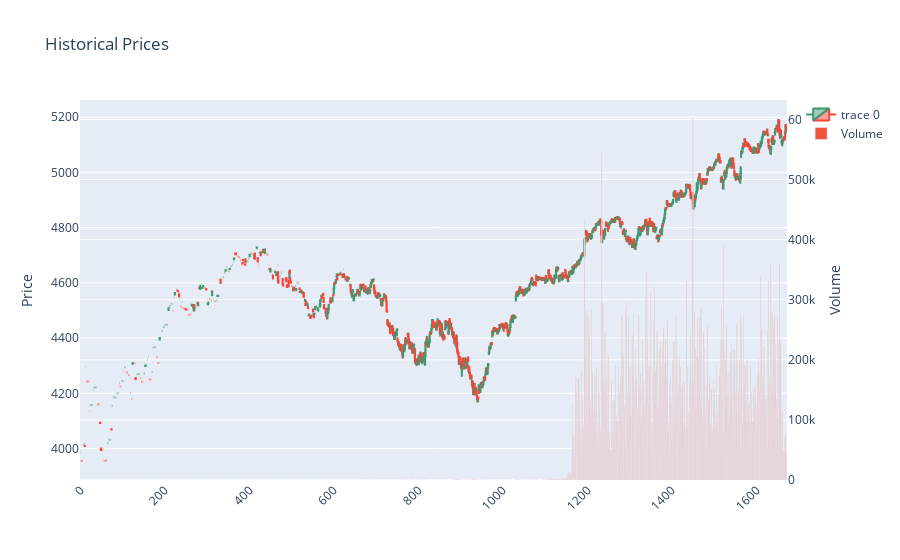

Notebook source saved alongside this figure:
### Code cell
import plotly.graph_objects as go

df['date'] = pd.to_datetime(df['date'], utc=True)

# set to US/Central timezone
df['date'] = df['date'].dt.tz_convert('US/Central')

# Create a hover text string that includes date and prices for each point
hover_texts = df['date'].dt.strftime('%Y-%m-%d %H:%M') + '<br>Open: ' + df['open'].astype(str) + '<br>High: ' + df['high'].astype(str) + '<br>Low: ' + df['low'].astype(str) + '<br>Close: ' + df['close'].astype(str)

# Create an interactive candlestick chart using Plotly with custom hover text
fig = go.Figure(data=[go.Candlestick(x=df.index,
                                     open=df['open'],
                                     high=df['high'],
                                     low=df['low'],
                                     close=df['close'],
                                     hovertext=hover_texts,
                                     hoverinfo='text')])  # Use 'text' for custom hovertext


# Find the index positions of the middle of each trading day
middle_indices = df.groupby(df['date'].dt.date).apply(lambda x: x.index[len(x)//2]).values

# Create custom x-axis labels based on the middle index positions
x_labels = df.loc[middle_indices, 'date'].dt.strftime('%m-%d')

# Correctly find the numeric index positions of the first and last entries for each trading day
first_indices = df.groupby(df['date'].dt.date).apply(lambda x: x.index[0]).values
last_indices = df.groupby(df['date'].dt.date).apply(lambda x: x.index[-1]).values


# Create vertical lines for the start and end of each trading day
shapes = [dict(type='line',
               x0=i, y0=df['low'].min(), x1=i, y1=df['high'].max(),
               xref='x', yref='y',
               line=dict(color='green', width=1, dash='dash'))
          for i in first_indices]

# Create a separate trace for the volume data
volume_trace = go.Bar(x=df.index, y=df['volume'], name='Volume', yaxis='y2')

# Add the volume trace to the figure
fig.add_trace(volume_trace)

# Customize the layout
fig.update_layout(
    title='Historical Prices',
    yaxis=dict(title='Price'),
    yaxis2=dict(title='Volume', overlaying='y', side='right'),
    xaxis=dict(
        tickmode='array',
        #tickvals=middle_indices,
        #ticktext=x_labels,
        tickangle=-45
    ),
    xaxis_rangeslider_visible=False,
    #shapes=shapes
)

# Display the interactive plot
fig.show()

### Figure 1 — Plotly figure (JSON) as saved in the notebook; plotly's stock layout.template omitted (floating-point values rounded to 4 significant figures; data arrays with more than 128 entries replaced by an {"elided": "..."} marker saying what was removed)
{"data": [{"close": {"elided": "1673 float values"}, "high": {"elided": "1673 float values"}, "hoverinfo": "text", "hovertext": {"elided": "1673 str values"}, "low": {"elided": "1673 float values"}, "open": {"elided": "1673 float values"}, "type": "candlestick", "x": {"elided": "1673 int values"}}, {"name": "Volume", "type": "bar", "x": {"elided": "1673 int values"}, "y": {"elided": "1673 int values"}, "yaxis": "y2"}], "layout": {"title": {"text": "Historical Prices"}, "xaxis": {"rangeslider": {"visible": false}, "tickangle": -45, "tickmode": "array"}, "yaxis": {"title": {"text": "Price"}}, "yaxis2": {"overlaying": "y", "side": "right", "title": {"text": "Volume"}}}}
